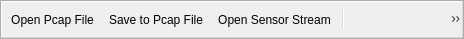
<?xml version="1.0" encoding="UTF-8"?>
<ui version="4.0">
 <class>lqMainControlsToolbar</class>
 <widget class="QToolBar" name="lqMainControlsToolbar">
  <property name="geometry">
   <rect>
    <x>0</x>
    <y>0</y>
    <width>464</width>
    <height>39</height>
   </rect>
  </property>
  <property name="windowTitle">
   <string>Main Controls</string>
  </property>
  <property name="orientation">
   <enum>Qt::Horizontal</enum>
  </property>
  <action name="actionOpenPcap">
   <property name="icon">
    <iconset resource="../../../Components/Resources/lvComponents.qrc">
     <normaloff>:/lvComponents/Icons/lvOpenPcap.svg</normaloff>:/lvComponents/Icons/lvOpenPcap.svg</iconset>
   </property>
   <property name="text">
    <string>Open Pcap File...</string>
   </property>
   <property name="toolTip">
    <string>Open Pcap File</string>
   </property>
   <property name="statusTip">
    <string>Open Pcap File</string>
   </property>
  </action>
  <action name="actionSavePcap">
   <property name="icon">
    <iconset resource="../../../Components/Resources/lvComponents.qrc">
     <normaloff>:/lvComponents/Icons/lvSavePcap.svg</normaloff>:/lvComponents/Icons/lvSavePcap.svg</iconset>
   </property>
   <property name="text">
    <string>Save to Pcap File...</string>
   </property>
   <property name="toolTip">
    <string>Save to Pcap File</string>
   </property>
   <property name="statusTip">
    <string>Save to Pcap File</string>
   </property>
  </action>
  <action name="actionOpenSensorStream">
   <property name="icon">
    <iconset resource="../../../Components/Resources/lvComponents.qrc">
     <normaloff>:/lvComponents/Icons/lvOpenStream.svg</normaloff>:/lvComponents/Icons/lvOpenStream.svg</iconset>
   </property>
   <property name="text">
    <string>Open Sensor Stream...</string>
   </property>
   <property name="statusTip">
    <string>Open Sensor Stream</string>
   </property>
  </action>
  <action name="actionChooseCalibrationFile">
   <property name="icon">
    <iconset resource="../../../Components/Resources/lvComponents.qrc">
     <normaloff>:/lvComponents/Icons/lvCalibrationFile.svg</normaloff>:/lvComponents/Icons/lvCalibrationFile.svg</iconset>
   </property>
   <property name="text">
    <string>Choose &amp;Calibration File...</string>
   </property>
  </action>
  <action name="actionToggleAdvancedArrays">
   <property name="checkable">
    <bool>true</bool>
   </property>
   <!-- Icon setted by lqEnableAdvancedArraysReaction -->
  </action>
  <action name="actionOpenData">
   <property name="icon">
    <iconset>
     <normaloff>:/pqWidgets/Icons/pqOpen.svg</normaloff>:/pqWidgets/Icons/pqOpen.svg</iconset>
   </property>
   <property name="text">
    <string>Open...</string>
   </property>
   <property name="statusTip">
    <string>Open</string>
   </property>
  </action>
  <action name="actionSaveData">
   <property name="icon">
    <iconset>
     <normaloff>:/pqWidgets/Icons/pqSave.svg</normaloff>:/pqWidgets/Icons/pqSave.svg</iconset>
   </property>
   <property name="text">
    <string>Save Data...</string>
   </property>
  </action>
  <action name="actionDeleteAll">
   <property name="icon">
    <iconset>
     <normaloff>:/pqWidgets/Icons/pqResetSession.svg</normaloff>:/pqWidgets/Icons/pqResetSession.svg</iconset>
   </property>
   <property name="text">
    <string>Reset Session</string>
   </property>
   <property name="toolTip">
    <string>Reset Session</string>
   </property>
   <property name="statusTip">
    <string>Reset Session</string>
   </property>
  </action>
  <action name="actionUndo">
   <property name="icon">
    <iconset>
     <normaloff>:pqWidgets/Icons/pqUndo.svg</normaloff>:pqWidgets/Icons/pqUndo.svg</iconset>
   </property>
   <property name="text">
    <string>&amp;Undo</string>
   </property>
  </action>
  <action name="actionRedo">
   <property name="icon">
    <iconset>
     <normaloff>:/pqWidgets/Icons/pqRedo.svg</normaloff>:/pqWidgets/Icons/pqRedo.svg</iconset>
   </property>
   <property name="text">
    <string>&amp;Redo</string>
   </property>
  </action>
  <action name="actionLoadPalette">
   <property name="icon">
    <iconset>
     <normaloff>:/pqWidgets/Icons/pqPalette.svg</normaloff>:/pqWidgets/Icons/pqPalette.svg</iconset>
   </property>
   <property name="text">
    <string>Load Palette</string>
   </property>
   <property name="toolTip">
    <string>Load a color palette</string>
   </property>
  </action>
  <action name="actionAutoApply">
   <property name="checkable">
    <bool>true</bool>
   </property>
   <property name="icon">
    <iconset>
     <normaloff>:/pqWidgets/Icons/pqAutoApply.svg</normaloff>:/pqWidgets/Icons/pqAutoApply.svg</iconset>
   </property>
   <property name="text">
    <string>Auto Apply</string>
   </property>
   <property name="toolTip">
    <string>Apply changes to parameters automatically</string>
   </property>
  </action>
  <action name="actionQuery">
   <property name="checkable">
    <bool>false</bool>
   </property>
   <property name="enabled">
    <bool>true</bool>
   </property>
   <property name="icon">
    <iconset>
     <normaloff>:/pqWidgets/Icons/pqFindData.svg</normaloff>:/pqWidgets/Icons/pqFindData.svg</iconset>
   </property>
   <property name="text">
    <string>Find Data...</string>
   </property>
   <property name="toolTip">
    <string>Find data matching various criteria from the current source (v)</string>
   </property>
  </action>
  <action name="actionPythonShell">
   <property name="icon">
    <iconset resource="../../../Components/Resources/lvComponents.qrc">
     <normaloff>:/lvComponents/Icons/lvPythonShell.svg</normaloff>:/lvComponents/Icons/lvPythonShell.svg</iconset>
   </property>
   <property name="text">
    <string>Open Python Shell view</string>
   </property>
   <property name="toolTip">
    <string>Open Python Shell</string>
   </property>
  </action>
  <addaction name="actionOpenPcap"/>
  <addaction name="actionSavePcap"/>
  <addaction name="actionOpenSensorStream"/>
  <addaction name="separator"/>
  <addaction name="actionToggleAdvancedArrays"/>
  <addaction name="actionChooseCalibrationFile"/>
  <addaction name="separator"/>
  <addaction name="actionOpenData"/>
  <addaction name="actionSaveData"/>
  <addaction name="separator"/>
  <addaction name="actionUndo"/>
  <addaction name="actionRedo"/>
  <addaction name="separator"/>
  <addaction name="actionLoadPalette"/>
  <addaction name="actionAutoApply"/>
  <addaction name="actionQuery"/>
  <addaction name="actionPythonShell"/>
  <addaction name="separator"/>
  <addaction name="actionDeleteAll"/>
 </widget>
 <resources>
  <include location="../../../Components/Resources/lvComponents.qrc"/>
 </resources>
 <connections/>
</ui>
